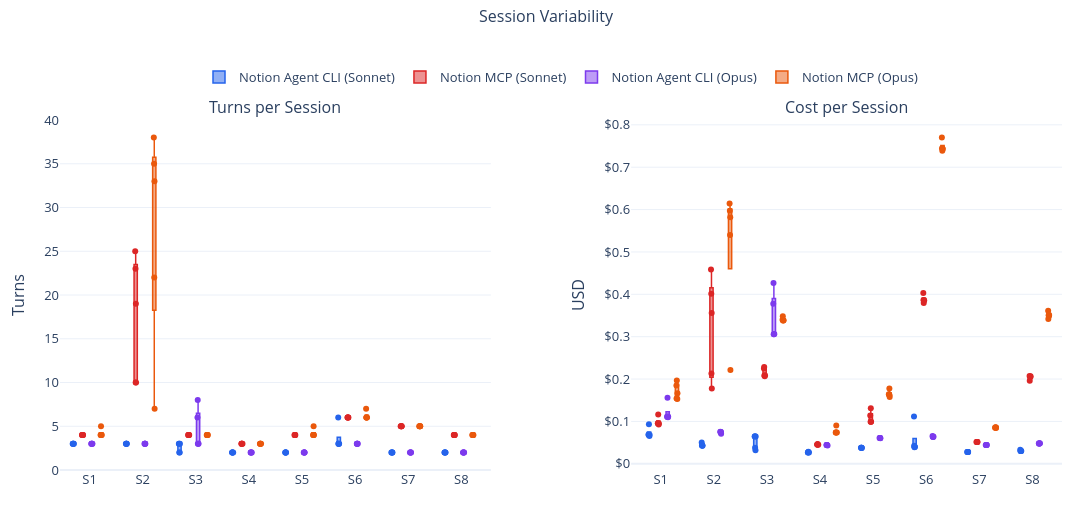

The notebook cell this image was saved under:
### Markdown cell above
## 4. Session Variability

### Code cell
fig = make_subplots(rows=1, cols=2, subplot_titles=["Turns per Session", "Cost per Session"],
                    horizontal_spacing=0.14)

for label in labels:
    sub = df[df.label == label].sort_values("scenario_num")
    color = PALETTE.get(label, "#888")

    fig.add_trace(go.Box(
        x=sub.scenario_short, y=sub.num_turns, name=label, legendgroup=label,
        marker_color=color, boxpoints="all", jitter=0.4, pointpos=0,
        marker_size=6, line_width=1.5,
        hovertemplate="%{x}<br>Turns: %{y}<extra>" + label + "</extra>",
        showlegend=True,
    ), row=1, col=1)

    fig.add_trace(go.Box(
        x=sub.scenario_short, y=sub.cost_usd, name=label, legendgroup=label,
        marker_color=color, boxpoints="all", jitter=0.4, pointpos=0,
        marker_size=6, line_width=1.5,
        hovertemplate="%{x}<br>Cost: $%{y:.4f}<extra>" + label + "</extra>",
        showlegend=False,
    ), row=1, col=2)

fig.update_layout(**LAYOUT, height=520, width=1100, boxmode="group",
    title=dict(text="Session Variability", y=0.98, x=0.5, xanchor="center", font_size=16),
    margin=dict(t=120, b=50, l=60, r=30), legend=LEGEND_TOP)
fig.update_yaxes(title_text="Turns", row=1, col=1)
fig.update_yaxes(title_text="USD", tickprefix="$", row=1, col=2)
fig.show()

### Figure 1 — Plotly figure (JSON) as saved in the notebook; plotly's stock layout.template omitted (floating-point values rounded to 4 significant figures)
{"data": [{"boxpoints": "all", "hovertemplate": "%{x}<br>Turns: %{y}<extra>Notion Agent CLI (Sonnet)</extra>", "jitter": 0.4, "legendgroup": "Notion Agent CLI (Sonnet)", "line": {"width": 1.5}, "marker": {"color": "#2563EB", "size": 6}, "name": "Notion Agent CLI (Sonnet)", "pointpos": 0, "showlegend": true, "type": "box", "x": ["S1", "S1", "S1", "S1", "S1", "S2", "S2", "S2", "S2", "S2", "S3", "S3", "S3", "S3", "S3", "S4", "S4", "S4", "S4", "S4", "S5", "S5", "S5", "S5", "S5", "S6", "S6", "S6", "S6", "S6", "S7", "S7", "S7", "S7", "S7", "S8", "S8", "S8", "S8", "S8"], "xaxis": "x", "y": [3, 3, 3, 3, 3, 3, 3, 3, 3, 3, 3, 3, 3, 2, 2, 2, 2, 2, 2, 2, 2, 2, 2, 2, 2, 6, 3, 3, 3, 3, 2, 2, 2, 2, 2, 2, 2, 2, 2, 2], "yaxis": "y"}, {"boxpoints": "all", "hovertemplate": "%{x}<br>Cost: $%{y:.4f}<extra>Notion Agent CLI (Sonnet)</extra>", "jitter": 0.4, "legendgroup": "Notion Agent CLI (Sonnet)", "line": {"width": 1.5}, "marker": {"color": "#2563EB", "size": 6}, "name": "Notion Agent CLI (Sonnet)", "pointpos": 0, "showlegend": false, "type": "box", "x": ["S1", "S1", "S1", "S1", "S1", "S2", "S2", "S2", "S2", "S2", "S3", "S3", "S3", "S3", "S3", "S4", "S4", "S4", "S4", "S4", "S5", "S5", "S5", "S5", "S5", "S6", "S6", "S6", "S6", "S6", "S7", "S7", "S7", "S7", "S7", "S8", "S8", "S8", "S8", "S8"], "xaxis": "x2", "y": [0.09306, 0.06783, 0.06567, 0.06868, 0.06915, 0.04329, 0.04305, 0.04274, 0.05045, 0.04328, 0.06417, 0.06458, 0.0651, 0.03199, 0.03779, 0.02674, 0.02667, 0.02719, 0.02828, 0.02676, 0.03773, 0.03759, 0.03771, 0.03759, 0.0372, 0.1117, 0.03888, 0.03955, 0.04251, 0.04078, 0.0277, 0.02758, 0.02756, 0.02762, 0.02765, 0.03044, 0.03047, 0.03041, 0.03322, 0.03048], "yaxis": "y2"}, {"boxpoints": "all", "hovertemplate": "%{x}<br>Turns: %{y}<extra>Notion MCP (Sonnet)</extra>", "jitter": 0.4, "legendgroup": "Notion MCP (Sonnet)", "line": {"width": 1.5}, "marker": {"color": "#DC2626", "size": 6}, "name": "Notion MCP (Sonnet)", "pointpos": 0, "showlegend": true, "type": "box", "x": ["S1", "S1", "S1", "S1", "S1", "S2", "S2", "S2", "S2", "S2", "S3", "S3", "S3", "S3", "S3", "S4", "S4", "S4", "S4", "S4", "S5", "S5", "S5", "S5", "S5", "S6", "S6", "S6", "S6", "S6", "S7", "S7", "S7", "S7", "S7", "S8", "S8", "S8", "S8", "S8"], "xaxis": "x", "y": [4, 4, 4, 4, 4, 19, 25, 10, 23, 10, 4, 4, 4, 4, 4, 3, 3, 3, 3, 3, 4, 4, 4, 4, 4, 6, 6, 6, 6, 6, 5, 5, 5, 5, 5, 4, 4, 4, 4, 4], "yaxis": "y"}, {"boxpoints": "all", "hovertemplate": "%{x}<br>Cost: $%{y:.4f}<extra>Notion MCP (Sonnet)</extra>", "jitter": 0.4, "legendgroup": "Notion MCP (Sonnet)", "line": {"width": 1.5}, "marker": {"color": "#DC2626", "size": 6}, "name": "Notion MCP (Sonnet)", "pointpos": 0, "showlegend": false, "type": "box", "x": ["S1", "S1", "S1", "S1", "S1", "S2", "S2", "S2", "S2", "S2", "S3", "S3", "S3", "S3", "S3", "S4", "S4", "S4", "S4", "S4", "S5", "S5", "S5", "S5", "S5", "S6", "S6", "S6", "S6", "S6", "S7", "S7", "S7", "S7", "S7", "S8", "S8", "S8", "S8", "S8"], "xaxis": "x2", "y": [0.1161, 0.09536, 0.09589, 0.09535, 0.09266, 0.3557, 0.4586, 0.1779, 0.4014, 0.2133, 0.2082, 0.2283, 0.2064, 0.2251, 0.2088, 0.04525, 0.04569, 0.04526, 0.04676, 0.04525, 0.1138, 0.09926, 0.1309, 0.09901, 0.09912, 0.3866, 0.403, 0.3797, 0.3856, 0.386, 0.05124, 0.05163, 0.05165, 0.05124, 0.05164, 0.2049, 0.2072, 0.2052, 0.2065, 0.196], "yaxis": "y2"}, {"boxpoints": "all", "hovertemplate": "%{x}<br>Turns: %{y}<extra>Notion Agent CLI (Opus)</extra>", "jitter": 0.4, "legendgroup": "Notion Agent CLI (Opus)", "line": {"width": 1.5}, "marker": {"color": "#7C3AED", "size": 6}, "name": "Notion Agent CLI (Opus)", "pointpos": 0, "showlegend": true, "type": "box", "x": ["S1", "S1", "S1", "S1", "S1", "S2", "S2", "S2", "S2", "S2", "S3", "S3", "S3", "S3", "S3", "S4", "S4", "S4", "S4", "S4", "S5", "S5", "S5", "S5", "S5", "S6", "S6", "S6", "S6", "S6", "S7", "S7", "S7", "S7", "S7", "S8", "S8", "S8", "S8", "S8"], "xaxis": "x", "y": [3, 3, 3, 3, 3, 3, 3, 3, 3, 3, 8, 3, 3, 6, 3, 2, 2, 2, 2, 2, 2, 2, 2, 2, 2, 3, 3, 3, 3, 3, 2, 2, 2, 2, 2, 2, 2, 2, 2, 2], "yaxis": "y"}, {"boxpoints": "all", "hovertemplate": "%{x}<br>Cost: $%{y:.4f}<extra>Notion Agent CLI (Opus)</extra>", "jitter": 0.4, "legendgroup": "Notion Agent CLI (Opus)", "line": {"width": 1.5}, "marker": {"color": "#7C3AED", "size": 6}, "name": "Notion Agent CLI (Opus)", "pointpos": 0, "showlegend": false, "type": "box", "x": ["S1", "S1", "S1", "S1", "S1", "S2", "S2", "S2", "S2", "S2", "S3", "S3", "S3", "S3", "S3", "S4", "S4", "S4", "S4", "S4", "S5", "S5", "S5", "S5", "S5", "S6", "S6", "S6", "S6", "S6", "S7", "S7", "S7", "S7", "S7", "S8", "S8", "S8", "S8", "S8"], "xaxis": "x2", "y": [0.156, 0.1103, 0.1114, 0.11, 0.1115, 0.07082, 0.07493, 0.07507, 0.07436, 0.0758, 0.4264, 0.3059, 0.3062, 0.3779, 0.3059, 0.04454, 0.04454, 0.04318, 0.04454, 0.04454, 0.06081, 0.06092, 0.06083, 0.06046, 0.06085, 0.06588, 0.06381, 0.0638, 0.06348, 0.06368, 0.04462, 0.04465, 0.04459, 0.04454, 0.04459, 0.04859, 0.04764, 0.04852, 0.04806, 0.0476], "yaxis": "y2"}, {"boxpoints": "all", "hovertemplate": "%{x}<br>Turns: %{y}<extra>Notion MCP (Opus)</extra>", "jitter": 0.4, "legendgroup": "Notion MCP (Opus)", "line": {"width": 1.5}, "marker": {"color": "#EA580C", "size": 6}, "name": "Notion MCP (Opus)", "pointpos": 0, "showlegend": true, "type": "box", "x": ["S1", "S1", "S1", "S1", "S1", "S2", "S2", "S2", "S2", "S2", "S3", "S3", "S3", "S3", "S3", "S4", "S4", "S4", "S4", "S4", "S5", "S5", "S5", "S5", "S5", "S6", "S6", "S6", "S6", "S6", "S7", "S7", "S7", "S7", "S7", "S8", "S8", "S8", "S8", "S8"], "xaxis": "x", "y": [4, 5, 4, 4, 4, 33, 7, 35, 22, 38, 4, 4, 4, 4, 4, 3, 3, 3, 3, 3, 4, 4, 4, 4, 5, 6, 6, 6, 6, 7, 5, 5, 5, 5, 5, 4, 4, 4, 4, 4], "yaxis": "y"}, {"boxpoints": "all", "hovertemplate": "%{x}<br>Cost: $%{y:.4f}<extra>Notion MCP (Opus)</extra>", "jitter": 0.4, "legendgroup": "Notion MCP (Opus)", "line": {"width": 1.5}, "marker": {"color": "#EA580C", "size": 6}, "name": "Notion MCP (Opus)", "pointpos": 0, "showlegend": false, "type": "box", "x": ["S1", "S1", "S1", "S1", "S1", "S2", "S2", "S2", "S2", "S2", "S3", "S3", "S3", "S3", "S3", "S4", "S4", "S4", "S4", "S4", "S5", "S5", "S5", "S5", "S5", "S6", "S6", "S6", "S6", "S6", "S7", "S7", "S7", "S7", "S7", "S8", "S8", "S8", "S8", "S8"], "xaxis": "x2", "y": [0.1847, 0.1664, 0.1969, 0.1543, 0.1531, 0.5819, 0.2215, 0.597, 0.5401, 0.6142, 0.3384, 0.34, 0.3481, 0.3383, 0.3386, 0.07394, 0.07394, 0.07394, 0.09061, 0.07394, 0.1579, 0.1619, 0.1633, 0.1643, 0.1778, 0.7387, 0.7442, 0.7446, 0.7701, 0.743, 0.08442, 0.08634, 0.08569, 0.08491, 0.08569, 0.3415, 0.3507, 0.351, 0.3491, 0.3613], "yaxis": "y2"}], "layout": {"annotations": [{"font": {"size": 16}, "showarrow": false, "text": "Turns per Session", "x": 0.215, "xanchor": "center", "xref": "paper", "y": 1, "yanchor": "bottom", "yref": "paper"}, {"font": {"size": 16}, "showarrow": false, "text": "Cost per Session", "x": 0.785, "xanchor": "center", "xref": "paper", "y": 1, "yanchor": "bottom", "yref": "paper"}], "boxmode": "group", "font": {"size": 13}, "height": 520, "legend": {"orientation": "h", "x": 0.5, "xanchor": "center", "y": 1.08, "yanchor": "bottom"}, "margin": {"b": 50, "l": 60, "r": 30, "t": 120}, "title": {"font": {"size": 16}, "text": "Session Variability", "x": 0.5, "xanchor": "center", "y": 0.98}, "width": 1100, "xaxis": {"anchor": "y", "domain": [0, 0.43]}, "xaxis2": {"anchor": "y2", "domain": [0.57, 1]}, "yaxis": {"anchor": "x", "domain": [0, 1], "title": {"text": "Turns"}}, "yaxis2": {"anchor": "x2", "domain": [0, 1], "tickprefix": "$", "title": {"text": "USD"}}}}
